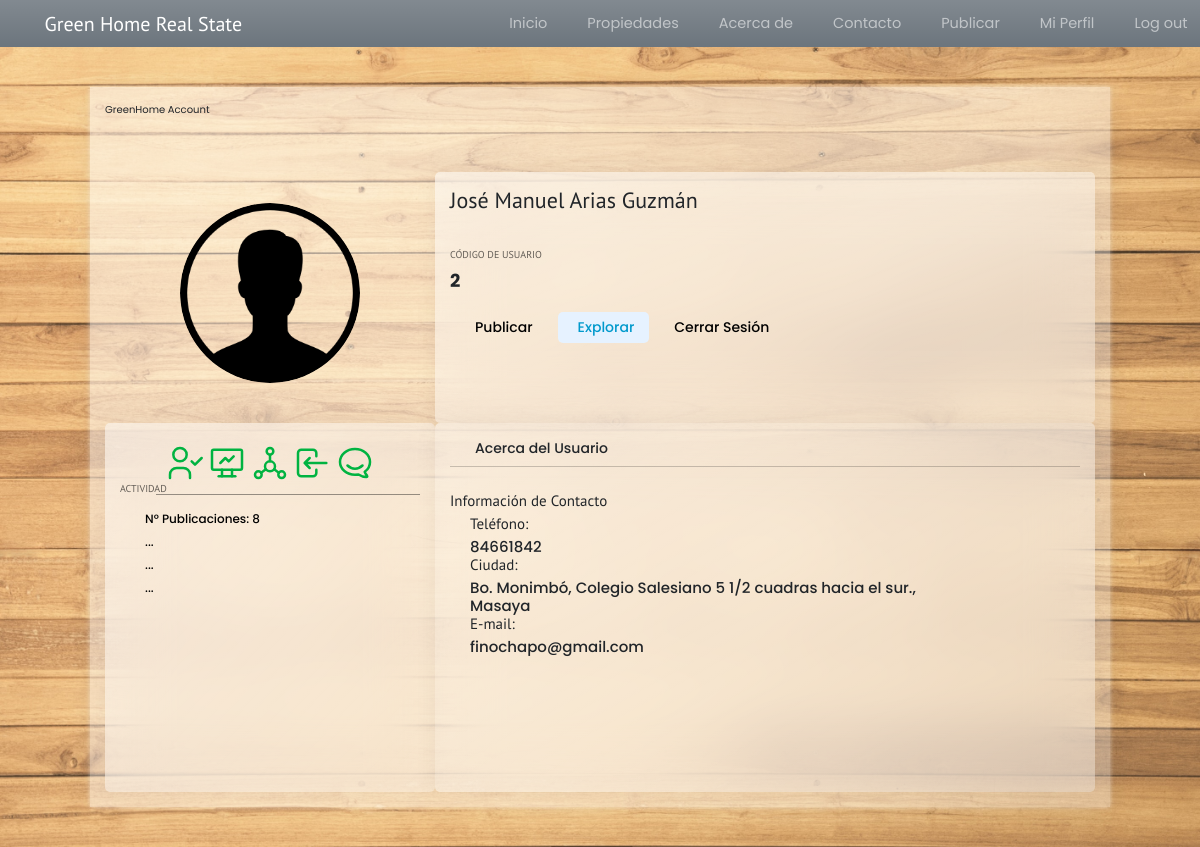
The page /profile (signed in) on the database its author committed.
### tables this page shows
CREATE TABLE "Usuarios"(
    codigo_usuario INTEGER PRIMARY KEY,
    nombre_completo TEXT NOT NULL,
    telefono INTEGER NOT NULL,
    id_registro INTEGER,
    domicilio TEXT NOT NULL,
    codigo_ciudad INTEGER,
    FOREIGN KEY(id_registro) REFERENCES Registros(id_registro)
    FOREIGN KEY(codigo_ciudad) REFERENCES Ciudad(codigo_ciudad)
);

CREATE TABLE "Ciudad"(
    codigo_ciudad INTEGER PRIMARY KEY AUTOINCREMENT,
    nombre TEXT NOT NULL
);

CREATE TABLE "Registros"(
    id_registro INTEGER PRIMARY KEY AUTOINCREMENT,
    email TEXT NOT NULL,
    contrasena TEXT NOT NULL
);

### app.py (the view)
@app.route("/profile")
@login_required
def profile():
    data_first = db.execute('''
        SELECT * FROM Usuarios WHERE codigo_usuario = ?
    ''', session["user_id"])
    data_second = db.execute('''
        SELECT * FROM Registros WHERE id_registro = ?
    ''', session["user_id"])
    data_third = db.execute('''
        SELECT nombre FROM Ciudad WHERE codigo_ciudad = ?
    ''', data_first[0]["codigo_ciudad"])
    data_props = db.execute('''
        SELECT COUNT(codigo_usuario_suscripcion) FROM Propiedades WHERE codigo_usuario_suscripcion = ?
    ''', session["user_id"])
    print(data_third)
    print(data_props)
    return render_template("profile.html", data_first = data_first, data_second = data_second, data_third = data_third, data_props = data_props)

### app.py (called while the page is built)
def login_required(f):
    @wraps(f)
    def decorated_function(*args, **kwargs):
        if session.get("user_id") is None:
            return redirect("/log_in")
        return f(*args, **kwargs)
    return decorated_function

### templates/profile.html (shortened to what this page needs)
<!DOCTYPE html>
<html lang="en">
  <head>
    <link
      href="https://cdn.jsdelivr.net/npm/bootstrap@5.0.2/dist/css/bootstrap.min.css"
      rel="stylesheet"
    />
    <link
      href="{{ url_for('static', filename='css/profile.css') }}"
      rel="stylesheet"
      type="text/css"
    />
    <link
      href="{{ url_for('static', filename='css/responsive_profile.css') }}"
      rel="stylesheet"
      type="text/css"
    />
  </head>
  <body>
    <header>
      <nav
        class="navbar navbar-expand-sm navbar-dark bg-secondary bg-gradient"
        id="navbar"
      >
        <div class="container-fluid">
          <lord-icon
            src="https://cdn.lordicon.com/hjbsbdhw.json"
            trigger="hover"
            style="width: 37px; height: 37px"
          >
          </lord-icon>
          <a
            class="navbar-brand logo order-items"
            href="{{ url_for('index') }}"
          >
            <span class="no-margin" id="anchor">Green Home Real State</span>
          </a>
          <div class="collapse navbar-collapse" id="navbarSupportedContent">
            <ul class="navbar-nav ms-auto navigation">
              <li class="nav-item">
                <a class="nav-link text-center" href="{{ url_for('index') }}"
                  >Inicio</a
                >
              </li>
              <li class="nav-item">
                <a
                  class="nav-link text-center"
                  href="{{ url_for('properties') }}"
                  >Propiedades</a
                >
              </li>
              <li class="nav-item">
                <a class="nav-link text-center" href="{{ url_for('about') }}"
                  >Acerca de</a
                >
              </li>
              <li class="nav-item">
                <a class="nav-link text-center" href="{{ url_for('contact') }}"
                  >Contacto</a
                >
              </li>
              {% if not session["user_id"] %}
              <li class="nav-item">
                <a class="nav-link text-center" href="{{ url_for('login') }}"
                  >Log in</a
                >
              </li>
              {% else %}
              <li class="nav-item">
                <a
                  class="nav-link text-center"
                  href="{{ url_for('enter_propertie') }}"
                  >Publicar</a
                >
              </li>
              <li class="nav-item">
                <a class="nav-link text-center" href="{{ url_for('profile') }}"
                  >Mi Perfil</a
                >
              </li>
              <li class="nav-item">
                <a class="nav-link text-center" href="{{ url_for('logout') }}"
                  >Log out</a
                >
              </li>
              {% endif %}
            </ul>
          </div>
        </div>
      </nav>
    </header>
    <div class="profile-body">
      <span class="main_bg"></span>
      <div class="container-profile">
        <div class="hd-area">
          <div class="brandLogo">
            <span>GreenHome Account</span>
          </div>
        </div>
        <section class="userProfile card_p">
          <div class="profile">
            <figure>
              <img
                src="../static/images/profile.png"
                alt="profile"
                width="250px"
                height="250px"
              />
            </figure>
          </div>
        </section>
        <section class="work_skills card_p">
          <div class="work mt-2 text-center">
          </div>
          <div class="skills">
            <h1 class="heading-t">Actividad</h1>
            <ul>
              <li style="--i: 0">N° Publicaciones: {{ data_props[0]['COUNT(codigo_usuario_suscripcion)'] }}</li>
              <li style="--i: 1">...</li>
              <li style="--i: 2">...</li>
              <li style="--i: 3">...</li>
            </ul>
          </div>
        </section>
        <section class="userDetails card_p">
          <div class="userName">
            <h1 class="name">{{ data_first[0]["nombre_completo"] }}</h1>
          </div>
          <div class="rank">
            <h1 class="heading-t">Código de Usuario</h1>
            <span>{{ data_first[0]["codigo_usuario"] }}</span>
          </div>
          <div class="btns">
            <ul>
              <li class="sendMsg">
                <a href="{{ url_for('enter_propertie') }}">Publicar</a>
              </li>
              <li class="sendMsg active">
                <a href="{{ url_for('properties') }}">Explorar</a>
              </li>
              <li class="sendMsg">
                <a href="{{ url_for('logout') }}">Cerrar Sesión</a>
              </li>
            </ul>
          </div>
        </section>
        <section class="timeline_about card_p">
          <div class="tabs">
            <ul>
              <li class="timeline">
                <span>Acerca del Usuario</span>
              </li>
            </ul>
          </div>
          <div class="contact_Info">
            <h1 class="h4 heading-t">Información de Contacto</h1>
            <ul>
              <li class="phone">
                <h1 class="h4">Teléfono:</h1>
                <span class="h4 info">{{ data_first[0]["telefono"]}}</span>
              </li>
              <li class="address">
                <h1 class="h4">Ciudad:</h1>
                <span class="h4 info"
                  >{{ data_first[0]["domicilio"]}},<br />
                  {{ data_third[0]["nombre"]}}</span
                >
              </li>
              <li class="email">
                <h1 class="h4">E-mail:</h1>
                <span class="h4 info">{{ data_second[0]["email"] }}</span>
              </li>
            </ul>
          </div>
        </section>
      </div>
    </div>
  </body>
</html>

### rows shown on the page
Usuarios: nombre_completo "José Manuel Arias Guzmán", codigo_usuario "2", telefono "84661842", domicilio "Bo. Monimbó, Colegio Salesiano 5 1/2 cuadras hacia el sur."
Ciudad: nombre "Masaya"
Registros: email "finochapo@gmail.com"

### other values the page prints
{{ data_props[0]['COUNT(codigo_usuario_suscripcion)'] }} "8"
